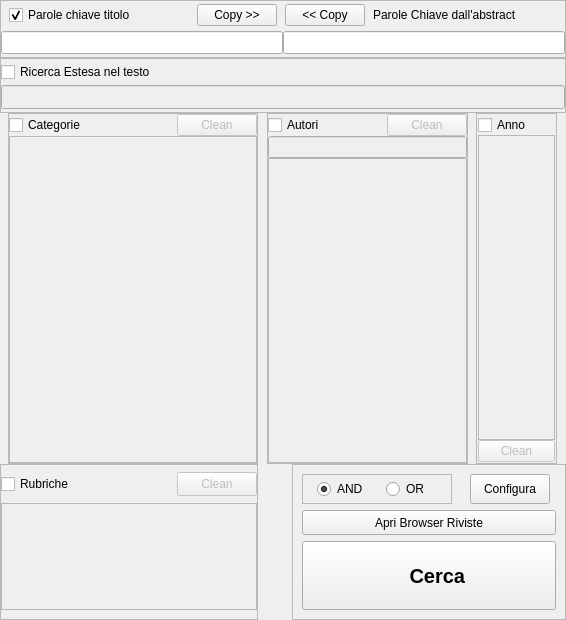
         <widget class="QFrame" name="frameRicerca">
          <property name="minimumSize">
           <size>
            <width>566</width>
            <height>0</height>
           </size>
          </property>
          <property name="frameShape">
           <enum>QFrame::NoFrame</enum>
          </property>
          <property name="frameShadow">
           <enum>QFrame::Plain</enum>
          </property>
          <property name="lineWidth">
           <number>0</number>
          </property>
          <layout class="QVBoxLayout" name="verticalLayout_2">
           <property name="spacing">
            <number>0</number>
           </property>
           <property name="margin">
            <number>0</number>
           </property>
           <item>
            <widget class="QFrame" name="frameParoleChiave">
             <property name="minimumSize">
              <size>
               <width>566</width>
               <height>58</height>
              </size>
             </property>
             <property name="maximumSize">
              <size>
               <width>566</width>
               <height>70</height>
              </size>
             </property>
             <property name="mouseTracking">
              <bool>true</bool>
             </property>
             <property name="focusPolicy">
              <enum>Qt::NoFocus</enum>
             </property>
             <property name="acceptDrops">
              <bool>true</bool>
             </property>
             <property name="frameShape">
              <enum>QFrame::StyledPanel</enum>
             </property>
             <property name="frameShadow">
              <enum>QFrame::Sunken</enum>
             </property>
             <layout class="QVBoxLayout" name="verticalLayout_4">
              <property name="spacing">
               <number>0</number>
              </property>
              <property name="margin">
               <number>0</number>
              </property>
              <item>
               <widget class="QFrame" name="frame">
                <property name="minimumSize">
                 <size>
                  <width>0</width>
                  <height>27</height>
                 </size>
                </property>
                <property name="maximumSize">
                 <size>
                  <width>16777215</width>
                  <height>39</height>
                 </size>
                </property>
                <property name="frameShape">
                 <enum>QFrame::NoFrame</enum>
                </property>
                <property name="frameShadow">
                 <enum>QFrame::Sunken</enum>
                </property>
                <property name="lineWidth">
                 <number>0</number>
                </property>
                <layout class="QHBoxLayout" name="horizontalLayout_5">
                 <property name="spacing">
                  <number>0</number>
                 </property>
                 <property name="margin">
                  <number>0</number>
                 </property>
                 <item>
                  <widget class="QCheckBox" name="Select_ParoleChiave">
                   <property name="sizePolicy">
                    <sizepolicy hsizetype="Minimum" vsizetype="Preferred">
                     <horstretch>0</horstretch>
                     <verstretch>0</verstretch>
                    </sizepolicy>
                   </property>
                   <property name="minimumSize">
                    <size>
                     <width>153</width>
                     <height>24</height>
                    </size>
                   </property>
                   <property name="maximumSize">
                    <size>
                     <width>180</width>
                     <height>16777215</height>
                    </size>
                   </property>
                   <property name="text">
                    <string>Parole chiave titolo</string>
                   </property>
                   <property name="checked">
                    <bool>true</bool>
                   </property>
                  </widget>
                 </item>
                 <item>
                  <widget class="QPushButton" name="CopiaADestra">
                   <property name="minimumSize">
                    <size>
                     <width>80</width>
                     <height>20</height>
                    </size>
                   </property>
                   <property name="maximumSize">
                    <size>
                     <width>80</width>
                     <height>16777215</height>
                    </size>
                   </property>
                   <property name="text">
                    <string>Copy &gt;&gt;</string>
                   </property>
                  </widget>
                 </item>
                 <item>
                  <widget class="QPushButton" name="CopiaASinistra">
                   <property name="minimumSize">
                    <size>
                     <width>80</width>
                     <height>20</height>
                    </size>
                   </property>
                   <property name="maximumSize">
                    <size>
                     <width>80</width>
                     <height>16777215</height>
                    </size>
                   </property>
                   <property name="text">
                    <string>&lt;&lt; Copy</string>
                   </property>
                  </widget>
                 </item>
                 <item>
                  <widget class="QLabel" name="label_5">
                   <property name="minimumSize">
                    <size>
                     <width>0</width>
                     <height>24</height>
                    </size>
                   </property>
                   <property name="maximumSize">
                    <size>
                     <width>180</width>
                     <height>16777215</height>
                    </size>
                   </property>
                   <property name="text">
                    <string>Parole Chiave dall'abstract  </string>
                   </property>
                  </widget>
                 </item>
                </layout>
                <zorder>CopiaASinistra</zorder>
                <zorder>CopiaADestra</zorder>
                <zorder>Select_ParoleChiave</zorder>
                <zorder>label_5</zorder>
               </widget>
              </item>
              <item>
               <widget class="QFrame" name="frame_6">
                <property name="minimumSize">
                 <size>
                  <width>0</width>
                  <height>27</height>
                 </size>
                </property>
                <property name="frameShape">
                 <enum>QFrame::NoFrame</enum>
                </property>
                <property name="frameShadow">
                 <enum>QFrame::Plain</enum>
                </property>
                <property name="lineWidth">
                 <number>0</number>
                </property>
                <layout class="QHBoxLayout" name="horizontalLayout_4">
                 <property name="spacing">
                  <number>0</number>
                 </property>
                 <property name="margin">
                  <number>0</number>
                 </property>
                 <item>
                  <widget class="QLineEdit" name="ParoleChiave">
                   <property name="sizePolicy">
                    <sizepolicy hsizetype="Expanding" vsizetype="Fixed">
                     <horstretch>0</horstretch>
                     <verstretch>0</verstretch>
                    </sizepolicy>
                   </property>
                   <property name="minimumSize">
                    <size>
                     <width>251</width>
                     <height>23</height>
                    </size>
                   </property>
                   <property name="maximumSize">
                    <size>
                     <width>1000</width>
                     <height>16777215</height>
                    </size>
                   </property>
                  </widget>
                 </item>
                 <item>
                  <widget class="QLineEdit" name="ParoleChiaveAbstract">
                   <property name="sizePolicy">
                    <sizepolicy hsizetype="Expanding" vsizetype="Fixed">
                     <horstretch>0</horstretch>
                     <verstretch>255</verstretch>
                    </sizepolicy>
                   </property>
                   <property name="minimumSize">
                    <size>
                     <width>251</width>
                     <height>23</height>
                    </size>
                   </property>
                   <property name="maximumSize">
                    <size>
                     <width>1000</width>
                     <height>16777215</height>
                    </size>
                   </property>
                  </widget>
                 </item>
                </layout>
               </widget>
              </item>
             </layout>
            </widget>
           </item>
           <item>
            <widget class="QFrame" name="FrameRicercaEstesa">
             <property name="enabled">
              <bool>true</bool>
             </property>
             <property name="minimumSize">
              <size>
               <width>566</width>
               <height>55</height>
              </size>
             </property>
             <property name="maximumSize">
              <size>
               <width>566</width>
               <height>56</height>
              </size>
             </property>
             <property name="frameShape">
              <enum>QFrame::StyledPanel</enum>
             </property>
             <property name="frameShadow">
              <enum>QFrame::Raised</enum>
             </property>
             <property name="lineWidth">
              <number>1</number>
             </property>
             <layout class="QVBoxLayout" name="verticalLayout_3">
              <property name="spacing">
               <number>0</number>
              </property>
              <property name="margin">
               <number>0</number>
              </property>
              <item>
               <widget class="QCheckBox" name="Select_RicercaTesto">
                <property name="minimumSize">
                 <size>
                  <width>24</width>
                  <height>0</height>
                 </size>
                </property>
                <property name="text">
                 <string>Ricerca Estesa nel testo</string>
                </property>
               </widget>
              </item>
              <item>
               <widget class="QLineEdit" name="ParoleChiaveTesto">
                <property name="enabled">
                 <bool>false</bool>
                </property>
                <property name="minimumSize">
                 <size>
                  <width>0</width>
                  <height>24</height>
                 </size>
                </property>
               </widget>
              </item>
             </layout>
            </widget>
           </item>
           <item>
            <widget class="QFrame" name="frame_2">
             <property name="minimumSize">
              <size>
               <width>566</width>
               <height>351</height>
              </size>
             </property>
             <property name="maximumSize">
              <size>
               <width>566</width>
               <height>16777215</height>
              </size>
             </property>
             <property name="frameShape">
              <enum>QFrame::NoFrame</enum>
             </property>
             <property name="frameShadow">
              <enum>QFrame::Plain</enum>
             </property>
             <layout class="QHBoxLayout" name="horizontalLayout">
              <property name="spacing">
               <number>0</number>
              </property>
              <property name="margin">
               <number>0</number>
              </property>
              <item>
               <spacer name="horizontalSpacer_7">
                <property name="orientation">
                 <enum>Qt::Horizontal</enum>
                </property>
                <property name="sizeHint" stdset="0">
                 <size>
                  <width>40</width>
                  <height>20</height>
                 </size>
                </property>
               </spacer>
              </item>
              <item>
               <widget class="QFrame" name="frameCategoria">
                <property name="minimumSize">
                 <size>
                  <width>250</width>
                  <height>341</height>
                 </size>
                </property>
                <property name="maximumSize">
                 <size>
                  <width>200</width>
                  <height>16777215</height>
                 </size>
                </property>
                <property name="frameShape">
                 <enum>QFrame::StyledPanel</enum>
                </property>
                <property name="frameShadow">
                 <enum>QFrame::Raised</enum>
                </property>
                <layout class="QGridLayout" name="gridLayout_6">
                 <property name="margin">
                  <number>0</number>
                 </property>
                 <property name="spacing">
                  <number>0</number>
                 </property>
                 <item row="0" column="0">
                  <widget class="QCheckBox" name="Select_RicercaCategoria">
                   <property name="text">
                    <string>Categorie</string>
                   </property>
                  </widget>
                 </item>
                 <item row="0" column="2">
                  <widget class="QPushButton" name="CleanCategorie">
                   <property name="enabled">
                    <bool>false</bool>
                   </property>
                   <property name="text">
                    <string>Clean</string>
                   </property>
                  </widget>
                 </item>
                 <item row="0" column="1">
                  <spacer name="horizontalSpacer">
                   <property name="orientation">
                    <enum>Qt::Horizontal</enum>
                   </property>
                   <property name="sizeHint" stdset="0">
                    <size>
                     <width>40</width>
                     <height>20</height>
                    </size>
                   </property>
                  </spacer>
                 </item>
                 <item row="1" column="0" colspan="3">
                  <widget class="QListWidget" name="ListaCategorie">
                   <property name="enabled">
                    <bool>false</bool>
                   </property>
                   <property name="minimumSize">
                    <size>
                     <width>200</width>
                     <height>300</height>
                    </size>
                   </property>
                   <property name="maximumSize">
                    <size>
                     <width>16777215</width>
                     <height>1000000</height>
                    </size>
                   </property>
                   <property name="selectionMode">
                    <enum>QAbstractItemView::MultiSelection</enum>
                   </property>
                   <property name="selectionRectVisible">
                    <bool>true</bool>
                   </property>
                  </widget>
                 </item>
                </layout>
               </widget>
              </item>
              <item>
               <spacer name="horizontalSpacer_5">
                <property name="orientation">
                 <enum>Qt::Horizontal</enum>
                </property>
                <property name="sizeHint" stdset="0">
                 <size>
                  <width>40</width>
                  <height>20</height>
                 </size>
                </property>
               </spacer>
              </item>
              <item>
               <widget class="QFrame" name="FrameAutori">
                <property name="enabled">
                 <bool>true</bool>
                </property>
                <property name="minimumSize">
                 <size>
                  <width>201</width>
                  <height>341</height>
                 </size>
                </property>
                <property name="maximumSize">
                 <size>
                  <width>201</width>
                  <height>16777215</height>
                 </size>
                </property>
                <property name="frameShape">
                 <enum>QFrame::StyledPanel</enum>
                </property>
                <property name="frameShadow">
                 <enum>QFrame::Raised</enum>
                </property>
                <layout class="QGridLayout" name="gridLayout_12">
                 <property name="margin">
                  <number>0</number>
                 </property>
                 <property name="spacing">
                  <number>0</number>
                 </property>
                 <item row="0" column="0">
                  <widget class="QCheckBox" name="Select_ListaAutori">
                   <property name="text">
                    <string>Autori</string>
                   </property>
                  </widget>
                 </item>
                 <item row="1" column="0" colspan="3">
                  <widget class="QLineEdit" name="FiltroAutori">
                   <property name="enabled">
                    <bool>false</bool>
                   </property>
                  </widget>
                 </item>
                 <item row="0" column="1">
                  <spacer name="horizontalSpacer_2">
                   <property name="orientation">
                    <enum>Qt::Horizontal</enum>
                   </property>
                   <property name="sizeHint" stdset="0">
                    <size>
                     <width>40</width>
                     <height>20</height>
                    </size>
                   </property>
                  </spacer>
                 </item>
                 <item row="0" column="2">
                  <widget class="QPushButton" name="CleanAutori">
                   <property name="enabled">
                    <bool>false</bool>
                   </property>
                   <property name="text">
                    <string>Clean</string>
                   </property>
                  </widget>
                 </item>
                 <item row="2" column="0" colspan="3">
                  <widget class="QListWidget" name="ListaAutori">
                   <property name="enabled">
                    <bool>false</bool>
                   </property>
                   <property name="selectionMode">
                    <enum>QAbstractItemView::MultiSelection</enum>
                   </property>
                  </widget>
                 </item>
                </layout>
               </widget>
              </item>
              <item>
               <spacer name="horizontalSpacer_6">
                <property name="orientation">
                 <enum>Qt::Horizontal</enum>
                </property>
                <property name="sizeHint" stdset="0">
                 <size>
                  <width>40</width>
                  <height>20</height>
                 </size>
                </property>
               </spacer>
              </item>
              <item>
               <widget class="QFrame" name="FrameAnno">
                <property name="enabled">
                 <bool>true</bool>
                </property>
                <property name="minimumSize">
                 <size>
                  <width>81</width>
                  <height>341</height>
                 </size>
                </property>
                <property name="maximumSize">
                 <size>
                  <width>81</width>
                  <height>16777215</height>
                 </size>
                </property>
                <property name="frameShape">
                 <enum>QFrame::StyledPanel</enum>
                </property>
                <property name="frameShadow">
                 <enum>QFrame::Raised</enum>
                </property>
                <layout class="QGridLayout" name="gridLayout_11">
                 <property name="horizontalSpacing">
                  <number>1</number>
                 </property>
                 <property name="verticalSpacing">
                  <number>0</number>
                 </property>
                 <property name="margin">
                  <number>1</number>
                 </property>
                 <item row="3" column="0" colspan="2">
                  <widget class="QListWidget" name="ListaAnni">
                   <property name="enabled">
                    <bool>false</bool>
                   </property>
                   <property name="alternatingRowColors">
                    <bool>false</bool>
                   </property>
                   <property name="selectionMode">
                    <enum>QAbstractItemView::MultiSelection</enum>
                   </property>
                  </widget>
                 </item>
                 <item row="1" column="0">
                  <widget class="QCheckBox" name="Select_Anno">
                   <property name="enabled">
                    <bool>true</bool>
                   </property>
                   <property name="text">
                    <string>Anno</string>
                   </property>
                  </widget>
                 </item>
                 <item row="4" column="0" colspan="2">
                  <widget class="QPushButton" name="CleanAnni">
                   <property name="enabled">
                    <bool>false</bool>
                   </property>
                   <property name="text">
                    <string>Clean</string>
                   </property>
                  </widget>
                 </item>
                </layout>
               </widget>
              </item>
              <item>
               <spacer name="horizontalSpacer_8">
                <property name="orientation">
                 <enum>Qt::Horizontal</enum>
                </property>
                <property name="sizeHint" stdset="0">
                 <size>
                  <width>40</width>
                  <height>20</height>
                 </size>
                </property>
               </spacer>
              </item>
             </layout>
            </widget>
           </item>
           <item>
            <widget class="QFrame" name="frame_3">
             <property name="minimumSize">
              <size>
               <width>566</width>
               <height>156</height>
              </size>
             </property>
             <property name="maximumSize">
              <size>
               <width>566</width>
               <height>156</height>
              </size>
             </property>
             <property name="frameShape">
              <enum>QFrame::NoFrame</enum>
             </property>
             <property name="frameShadow">
              <enum>QFrame::Raised</enum>
             </property>
             <layout class="QHBoxLayout" name="horizontalLayout_2">
              <property name="spacing">
               <number>0</number>
              </property>
              <property name="margin">
               <number>0</number>
              </property>
              <item>
               <widget class="QFrame" name="FrameRubriche">
                <property name="minimumSize">
                 <size>
                  <width>160</width>
                  <height>137</height>
                 </size>
                </property>
                <property name="maximumSize">
                 <size>
                  <width>261</width>
                  <height>16777215</height>
                 </size>
                </property>
                <property name="frameShape">
                 <enum>QFrame::StyledPanel</enum>
                </property>
                <property name="frameShadow">
                 <enum>QFrame::Raised</enum>
                </property>
                <layout class="QGridLayout" name="gridLayout_8">
                 <property name="margin">
                  <number>0</number>
                 </property>
                 <property name="spacing">
                  <number>0</number>
                 </property>
                 <item row="0" column="0">
                  <widget class="QCheckBox" name="Select_Rubriche">
                   <property name="maximumSize">
                    <size>
                     <width>16777215</width>
                     <height>24</height>
                    </size>
                   </property>
                   <property name="text">
                    <string>Rubriche</string>
                   </property>
                  </widget>
                 </item>
                 <item row="0" column="3">
                  <widget class="QPushButton" name="CleanRubriche">
                   <property name="enabled">
                    <bool>false</bool>
                   </property>
                   <property name="maximumSize">
                    <size>
                     <width>16777215</width>
                     <height>24</height>
                    </size>
                   </property>
                   <property name="text">
                    <string>Clean</string>
                   </property>
                  </widget>
                 </item>
                 <item row="1" column="0" colspan="4">
                  <widget class="QListWidget" name="ListaRubriche">
                   <property name="enabled">
                    <bool>false</bool>
                   </property>
                   <property name="minimumSize">
                    <size>
                     <width>156</width>
                     <height>97</height>
                    </size>
                   </property>
                   <property name="maximumSize">
                    <size>
                     <width>1000</width>
                     <height>107</height>
                    </size>
                   </property>
                   <property name="selectionMode">
                    <enum>QAbstractItemView::MultiSelection</enum>
                   </property>
                  </widget>
                 </item>
                 <item row="0" column="1">
                  <spacer name="horizontalSpacer_4">
                   <property name="orientation">
                    <enum>Qt::Horizontal</enum>
                   </property>
                   <property name="sizeHint" stdset="0">
                    <size>
                     <width>40</width>
                     <height>20</height>
                    </size>
                   </property>
                  </spacer>
                 </item>
                </layout>
               </widget>
              </item>
              <item>
               <spacer name="horizontalSpacer_3">
                <property name="orientation">
                 <enum>Qt::Horizontal</enum>
                </property>
                <property name="sizeHint" stdset="0">
                 <size>
                  <width>10</width>
                  <height>20</height>
                 </size>
                </property>
               </spacer>
              </item>
              <item>
               <widget class="QFrame" name="frame_4">
                <property name="minimumSize">
                 <size>
                  <width>260</width>
                  <height>137</height>
                 </size>
                </property>
                <property name="frameShape">
                 <enum>QFrame::StyledPanel</enum>
                </property>
                <property name="frameShadow">
                 <enum>QFrame::Raised</enum>
                </property>
                <layout class="QGridLayout" name="gridLayout_7">
                 <item row="2" column="0">
                  <widget class="QFrame" name="AND_OR_Frame">
                   <property name="enabled">
                    <bool>true</bool>
                   </property>
                   <property name="minimumSize">
                    <size>
                     <width>150</width>
                     <height>30</height>
                    </size>
                   </property>
                   <property name="maximumSize">
                    <size>
                     <width>16777215</width>
                     <height>50</height>
                    </size>
                   </property>
                   <property name="toolTip">
                    <string>&lt;!DOCTYPE HTML PUBLIC &quot;-//W3C//DTD HTML 4.0//EN&quot; &quot;http://www.w3.org/TR/REC-html40/strict.dtd&quot;&gt;
&lt;html&gt;&lt;head&gt;&lt;meta name=&quot;qrichtext&quot; content=&quot;1&quot; /&gt;&lt;style type=&quot;text/css&quot;&gt;
p, li { white-space: pre-wrap; }
&lt;/style&gt;&lt;/head&gt;&lt;body style=&quot; font-family:'Sans Serif'; font-size:9pt; font-weight:400; font-style:normal;&quot;&gt;
&lt;p style=&quot; margin-top:0px; margin-bottom:0px; margin-left:0px; margin-right:0px; -qt-block-indent:0; text-indent:0px;&quot;&gt;Selezione&lt;/p&gt;
&lt;p style=&quot;-qt-paragraph-type:empty; margin-top:0px; margin-bottom:0px; margin-left:0px; margin-right:0px; -qt-block-indent:0; text-indent:0px;&quot;&gt;&lt;/p&gt;
&lt;p style=&quot; margin-top:0px; margin-bottom:0px; margin-left:0px; margin-right:0px; -qt-block-indent:0; text-indent:0px;&quot;&gt;&lt;span style=&quot; font-weight:600;&quot;&gt;AND&lt;/span&gt; [&lt;span style=&quot; text-decoration: underline;&quot;&gt;consigliato&lt;/span&gt;]: Tutte le condizioni di ricerca devono essere soddisfatte &lt;/p&gt;
&lt;p style=&quot;-qt-paragraph-type:empty; margin-top:0px; margin-bottom:0px; margin-left:0px; margin-right:0px; -qt-block-indent:0; text-indent:0px;&quot;&gt;&lt;/p&gt;
&lt;p style=&quot; margin-top:0px; margin-bottom:0px; margin-left:0px; margin-right:0px; -qt-block-indent:0; text-indent:0px;&quot;&gt;&lt;span style=&quot; font-weight:600;&quot;&gt;OR&lt;/span&gt;: Almeno una delle condizioni di ricerca deve essere soddisfatta.&lt;/p&gt;&lt;/body&gt;&lt;/html&gt;</string>
                   </property>
                   <property name="frameShape">
                    <enum>QFrame::StyledPanel</enum>
                   </property>
                   <property name="frameShadow">
                    <enum>QFrame::Raised</enum>
                   </property>
                   <layout class="QHBoxLayout" name="horizontalLayout_3">
                    <property name="margin">
                     <number>1</number>
                    </property>
                    <item>
                     <widget class="QRadioButton" name="AND_Button">
                      <property name="maximumSize">
                       <size>
                        <width>50</width>
                        <height>50</height>
                       </size>
                      </property>
                      <property name="text">
                       <string>AND</string>
                      </property>
                      <property name="checked">
                       <bool>true</bool>
                      </property>
                     </widget>
                    </item>
                    <item>
                     <widget class="QRadioButton" name="OR_Button">
                      <property name="maximumSize">
                       <size>
                        <width>50</width>
                        <height>16777215</height>
                       </size>
                      </property>
                      <property name="text">
                       <string>OR</string>
                      </property>
                     </widget>
                    </item>
                   </layout>
                  </widget>
                 </item>
                 <item row="2" column="3">
                  <widget class="QPushButton" name="Configura">
                   <property name="enabled">
                    <bool>true</bool>
                   </property>
                   <property name="maximumSize">
                    <size>
                     <width>86</width>
                     <height>30</height>
                    </size>
                   </property>
                   <property name="text">
                    <string>Configura</string>
                   </property>
                  </widget>
                 </item>
                 <item row="5" column="0" colspan="5">
                  <widget class="QPushButton" name="Cerca">
                   <property name="minimumSize">
                    <size>
                     <width>230</width>
                     <height>30</height>
                    </size>
                   </property>
                   <property name="maximumSize">
                    <size>
                     <width>16777215</width>
                     <height>100</height>
                    </size>
                   </property>
                   <property name="font">
                    <font>
                     <pointsize>15</pointsize>
                     <weight>75</weight>
                     <bold>true</bold>
                     <strikeout>false</strikeout>
                    </font>
                   </property>
                   <property name="text">
                    <string>   Cerca</string>
                   </property>
                   <property name="icon">
                    <iconset resource="icons.qrc">
                     <normaloff>:/icons/icons/128x128/apps/lescienze500.png</normaloff>:/icons/icons/128x128/apps/lescienze500.png</iconset>
                   </property>
                   <property name="iconSize">
                    <size>
                     <width>35</width>
                     <height>35</height>
                    </size>
                   </property>
                   <property name="flat">
                    <bool>false</bool>
                   </property>
                  </widget>
                 </item>
                 <item row="4" column="0" colspan="5">
                  <widget class="QPushButton" name="ApriBrowserCopertine">
                   <property name="minimumSize">
                    <size>
                     <width>230</width>
                     <height>0</height>
                    </size>
                   </property>
                   <property name="maximumSize">
                    <size>
                     <width>16777215</width>
                     <height>25</height>
                    </size>
                   </property>
                   <property name="text">
                    <string>Apri Browser Riviste</string>
                   </property>
                  </widget>
                 </item>
                </layout>
               </widget>
              </item>
             </layout>
            </widget>
           </item>
          </layout>
         </widget>
